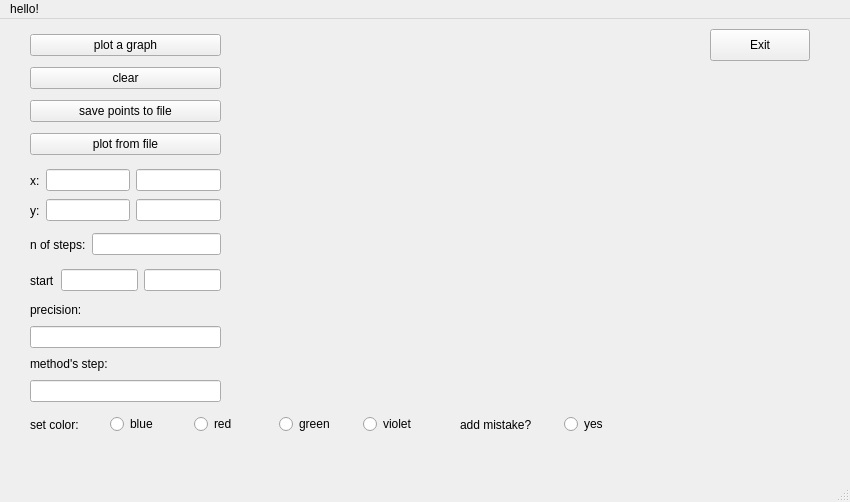
<?xml version="1.0" encoding="UTF-8"?>
<ui version="4.0">
 <class>MainWindow</class>
 <widget class="QMainWindow" name="MainWindow">
  <property name="geometry">
   <rect>
    <x>0</x>
    <y>0</y>
    <width>850</width>
    <height>502</height>
   </rect>
  </property>
  <property name="windowTitle">
   <string>MainWindow</string>
  </property>
  <widget class="QWidget" name="centralwidget">
   <widget class="QPushButton" name="exit_button">
    <property name="geometry">
     <rect>
      <x>710</x>
      <y>10</y>
      <width>100</width>
      <height>32</height>
     </rect>
    </property>
    <property name="text">
     <string>Exit</string>
    </property>
   </widget>
   <widget class="QWidget" name="verticalLayoutWidget">
    <property name="geometry">
     <rect>
      <x>30</x>
      <y>10</y>
      <width>191</width>
      <height>134</height>
     </rect>
    </property>
    <layout class="QVBoxLayout" name="verticalLayout">
     <item>
      <widget class="QPushButton" name="button_plot">
       <property name="text">
        <string>plot a graph</string>
       </property>
      </widget>
     </item>
     <item>
      <widget class="QPushButton" name="button_clear">
       <property name="text">
        <string>clear</string>
       </property>
      </widget>
     </item>
     <item>
      <widget class="QPushButton" name="button_save_points">
       <property name="text">
        <string>save points to file</string>
       </property>
      </widget>
     </item>
     <item>
      <widget class="QPushButton" name="button_plot_from_file">
       <property name="text">
        <string>plot from file</string>
       </property>
      </widget>
     </item>
    </layout>
   </widget>
   <widget class="QWidget" name="verticalLayoutWidget_2">
    <property name="geometry">
     <rect>
      <x>30</x>
      <y>281</y>
      <width>191</width>
      <height>102</height>
     </rect>
    </property>
    <layout class="QVBoxLayout" name="verticalLayout_2">
     <item>
      <widget class="QLabel" name="label">
       <property name="text">
        <string>precision:</string>
       </property>
      </widget>
     </item>
     <item>
      <widget class="QLineEdit" name="lineEdit_precision"/>
     </item>
     <item>
      <widget class="QLabel" name="label_2">
       <property name="text">
        <string>method's step:</string>
       </property>
      </widget>
     </item>
     <item>
      <widget class="QLineEdit" name="lineEdit_step"/>
     </item>
    </layout>
   </widget>
   <widget class="QWidget" name="horizontalLayoutWidget">
    <property name="geometry">
     <rect>
      <x>110</x>
      <y>380</y>
      <width>331</width>
      <height>51</height>
     </rect>
    </property>
    <layout class="QHBoxLayout" name="horizontalLayout">
     <item>
      <widget class="QRadioButton" name="radioButton_blue">
       <property name="text">
        <string>blue</string>
       </property>
      </widget>
     </item>
     <item>
      <widget class="QRadioButton" name="radioButton_red">
       <property name="text">
        <string>red</string>
       </property>
      </widget>
     </item>
     <item>
      <widget class="QRadioButton" name="radioButton_green">
       <property name="text">
        <string>green</string>
       </property>
      </widget>
     </item>
     <item>
      <widget class="QRadioButton" name="radioButton_violet">
       <property name="text">
        <string>violet</string>
       </property>
      </widget>
     </item>
    </layout>
   </widget>
   <widget class="QLabel" name="label_3">
    <property name="geometry">
     <rect>
      <x>30</x>
      <y>385</y>
      <width>61</width>
      <height>41</height>
     </rect>
    </property>
    <property name="text">
     <string>set color:</string>
    </property>
   </widget>
   <widget class="QCustomPlot" name="widget" native="true">
    <property name="geometry">
     <rect>
      <x>249</x>
      <y>79</y>
      <width>541</width>
      <height>281</height>
     </rect>
    </property>
   </widget>
   <widget class="QWidget" name="horizontalLayoutWidget_2">
    <property name="geometry">
     <rect>
      <x>460</x>
      <y>380</y>
      <width>201</width>
      <height>51</height>
     </rect>
    </property>
    <layout class="QHBoxLayout" name="horizontalLayout_2">
     <item>
      <widget class="QLabel" name="label_mistake">
       <property name="text">
        <string>add mistake?</string>
       </property>
      </widget>
     </item>
     <item>
      <widget class="QRadioButton" name="radioButton_mistake">
       <property name="text">
        <string>yes</string>
       </property>
      </widget>
     </item>
    </layout>
   </widget>
   <widget class="QWidget" name="horizontalLayoutWidget_3">
    <property name="geometry">
     <rect>
      <x>30</x>
      <y>210</y>
      <width>191</width>
      <height>31</height>
     </rect>
    </property>
    <layout class="QHBoxLayout" name="horizontalLayout_3">
     <item>
      <widget class="QLabel" name="label_Number_steps">
       <property name="text">
        <string>n of steps:</string>
       </property>
      </widget>
     </item>
     <item>
      <widget class="QLineEdit" name="lineEdit_number_steps"/>
     </item>
    </layout>
   </widget>
   <widget class="QWidget" name="horizontalLayoutWidget_4">
    <property name="geometry">
     <rect>
      <x>30</x>
      <y>150</y>
      <width>191</width>
      <height>23</height>
     </rect>
    </property>
    <layout class="QHBoxLayout" name="horizontalLayout_4">
     <item>
      <widget class="QLabel" name="label_x">
       <property name="text">
        <string>x:</string>
       </property>
      </widget>
     </item>
     <item>
      <widget class="QLineEdit" name="lineEdit_x_begin"/>
     </item>
     <item>
      <widget class="QLineEdit" name="lineEdit_x_end"/>
     </item>
    </layout>
   </widget>
   <widget class="QWidget" name="horizontalLayoutWidget_5">
    <property name="geometry">
     <rect>
      <x>30</x>
      <y>180</y>
      <width>191</width>
      <height>23</height>
     </rect>
    </property>
    <layout class="QHBoxLayout" name="horizontalLayout_5">
     <item>
      <widget class="QLabel" name="label_y">
       <property name="text">
        <string>y:</string>
       </property>
      </widget>
     </item>
     <item>
      <widget class="QLineEdit" name="lineEdit_e_begin"/>
     </item>
     <item>
      <widget class="QLineEdit" name="lineEdit_y_end"/>
     </item>
    </layout>
   </widget>
   <widget class="QWidget" name="horizontalLayoutWidget_6">
    <property name="geometry">
     <rect>
      <x>30</x>
      <y>250</y>
      <width>191</width>
      <height>23</height>
     </rect>
    </property>
    <layout class="QHBoxLayout" name="horizontalLayout_6">
     <item>
      <widget class="QLabel" name="label_6">
       <property name="text">
        <string>start</string>
       </property>
      </widget>
     </item>
     <item>
      <widget class="QLineEdit" name="lineEdit_start_x"/>
     </item>
     <item>
      <widget class="QLineEdit" name="lineEdit_start_y"/>
     </item>
    </layout>
   </widget>
  </widget>
  <widget class="QMenuBar" name="menubar">
   <property name="geometry">
    <rect>
     <x>0</x>
     <y>0</y>
     <width>850</width>
     <height>24</height>
    </rect>
   </property>
   <widget class="QMenu" name="menuhello">
    <property name="title">
     <string>hello!</string>
    </property>
   </widget>
   <addaction name="menuhello"/>
  </widget>
  <widget class="QStatusBar" name="statusbar"/>
 </widget>
 <customwidgets>
  <customwidget>
   <class>QCustomPlot</class>
   <extends>QWidget</extends>
   <header>qcustomplot.h</header>
   <container>1</container>
  </customwidget>
 </customwidgets>
 <resources/>
 <connections/>
</ui>
